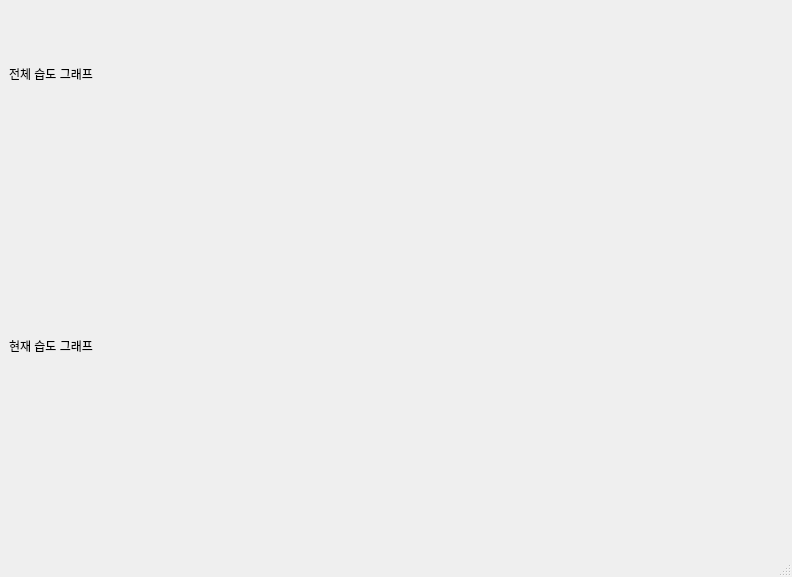
<?xml version="1.0" encoding="UTF-8"?>
<ui version="4.0">
 <class>MainWindow</class>
 <widget class="QMainWindow" name="MainWindow">
  <property name="geometry">
   <rect>
    <x>0</x>
    <y>0</y>
    <width>792</width>
    <height>577</height>
   </rect>
  </property>
  <property name="windowTitle">
   <string>MainWindow</string>
  </property>
  <widget class="QWidget" name="centralwidget">
   <layout class="QGridLayout" name="gridLayout">
    <item row="0" column="0">
     <layout class="QVBoxLayout" name="verticalLayout">
      <item>
       <widget class="QLabel" name="label">
        <property name="text">
         <string>전체 습도 그래프</string>
        </property>
       </widget>
      </item>
      <item>
       <widget class="PlotWidget" name="Graph1" native="true">
        <property name="maximumSize">
         <size>
          <width>100000</width>
          <height>16777215</height>
         </size>
        </property>
       </widget>
      </item>
      <item>
       <widget class="QLabel" name="label_2">
        <property name="text">
         <string>현재 습도 그래프</string>
        </property>
       </widget>
      </item>
      <item>
       <widget class="PlotWidget" name="Graph2" native="true"/>
      </item>
     </layout>
    </item>
   </layout>
  </widget>
  <widget class="QMenuBar" name="menubar">
   <property name="geometry">
    <rect>
     <x>0</x>
     <y>0</y>
     <width>792</width>
     <height>26</height>
    </rect>
   </property>
  </widget>
  <widget class="QStatusBar" name="statusbar"/>
 </widget>
 <customwidgets>
  <customwidget>
   <class>PlotWidget</class>
   <extends>QWidget</extends>
   <header>pyqtgraph</header>
   <container>1</container>
  </customwidget>
 </customwidgets>
 <resources/>
 <connections/>
</ui>
